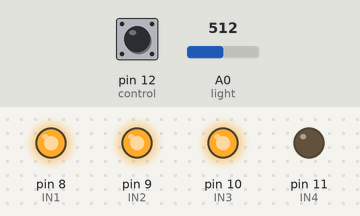
A sketch run on a simulated Arduino Uno, built with avr-gcc and run on an emulated ATmega328P. Parts: output pins drawn as LEDs (lit = HIGH). Dashed ring = blinking. The test bench sets the inputs (shaded band); at power-on: pin 12 (control) HIGH, A0 (light) = 512.

Above: at 6.2 s.
6.3 s: pin 12 (control) pulled LOW for 0.25 s
At 6.5 s:
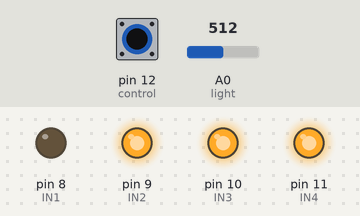
At 13.7 s:
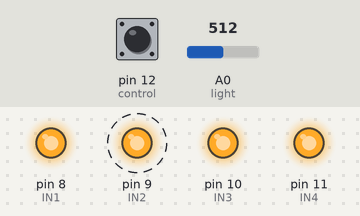
Timing chart, 0 to 25.2 s (numbered marks = the images above; inputs shaded):
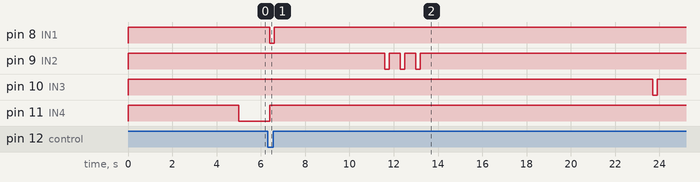

Measured:
- after the input at 6.3 s, pin 8 (IN1): HIGH → LOW after 0.10 s, → HIGH 0.20 s later; pin 9 (IN2): alternates HIGH for 0.50 s and LOW for 0.20 s, 6 changes in all, then stays HIGH, starting after 5.3 s; pin 10 (IN3): HIGH → LOW after 17.4 s, → HIGH 0.20 s later; pin 11 (IN4): LOW → HIGH after 0.10 s

The sketch:

micro_wave.ino
```cpp
/*
 * 2023.05.03 for micro wave's controller
 *
 */

#define IN1     8   //time
#define IN2     9   //6
#define IN3     10  //start
#define IN4     11  //cencel
#define control 12
#define light   A0

int light_value = 0;
const int light_gate = 300; //maximum for 3.3V is 500
int light_state = 0;
int control_value = 0;
int control_state = 0;

void setup() {
  pinMode(IN1,    OUTPUT);
  pinMode(IN2,    OUTPUT);
  pinMode(IN3,    OUTPUT);
  pinMode(IN4,    OUTPUT);
  pinMode(light,  INPUT);
  pinMode(control, INPUT_PULLUP);
  digitalWrite(IN1, HIGH);
  digitalWrite(IN2, HIGH);
  digitalWrite(IN3, HIGH);
  digitalWrite(IN4, HIGH);
  light_value = analogRead(light);
  control_value = digitalRead(control);
  Serial.begin(9600);
  delay(5000);
}

void loop() {
  light_value = analogRead(light);
  control_value = digitalRead(control);
//  Serial.print(light_value);
//  Serial.print(" , ");
//  Serial.println(control_value);

//  if (light_value > light_gate){
//    light_state = 1;
//  }else if (light_value <= light_gate){
//    light_state = 0;
//  }
  //if (light_state == 0 && control_state == 0){
  if (control_value == 0 && control_state == 0){
    control_state = 1;
    IN1_pin();
    delay(5000);
    for (int i = 0; i < 3; i++){
      IN2_pin();
      delay(500);
    }
    delay(10000);
    IN3_pin();
    delay(500000);
    IN4_pin();
  }
  if (control_value == 1){
    control_state = 0;
    IN4_pin();
  }
}

void IN1_pin(){
  digitalWrite(IN1, LOW);
  delay(200);
  digitalWrite(IN1, HIGH);
}

void IN2_pin(){
  digitalWrite(IN2, LOW);
  delay(200);
  digitalWrite(IN2, HIGH);
}

void IN3_pin(){
  digitalWrite(IN3, LOW);
  delay(200);
  digitalWrite(IN3, HIGH);
}

void IN4_pin(){
  digitalWrite(IN4, LOW);
  delay(200);
  digitalWrite(IN4, HIGH);
}
```
